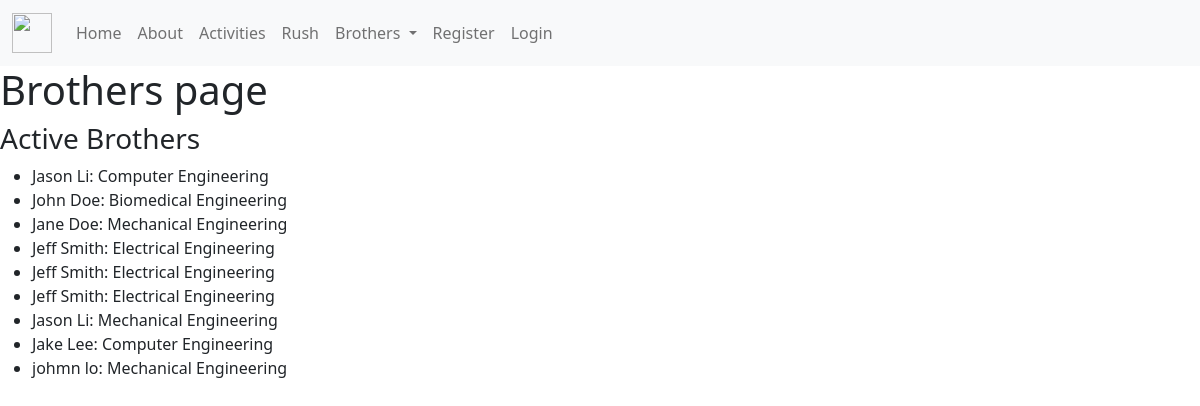
Page /brothers/ on the committed database.
### brothers/models.py (models this page shows)
class Brother(models.Model):
    first_name = models.CharField(max_length=30, blank=False, null=False, default='')
    last_name = models.CharField(max_length=30, blank=False, null=False, default='')
    major = models.CharField(max_length=120, blank=False, null=False, default='')
    hometown = models.CharField(max_length=120, blank=True, null=False, default='')
    graduation_year = models.IntegerField()
    email = models.EmailField(max_length=254)

### pages/views.py (the view)
# urls.py: path('brothers/', brothers_view),
def brothers_view(request, *args, **kwargs):
    obj = Brother.objects.all()
    context = {
        'object': obj
    }
    return render(request, "brothers.html", context)

### templates/brothers.html
{% extends 'base.html' %}
{% block content %}
<h1>Brothers page</h1>
<h3>Active Brothers</h3>
<ul>
    {% for i in object %}
    <li>{{ i.first_name }} {{ i.last_name }}: {{ i.major }}</li>
    {% endfor %}
</ul>
{% endblock %}

### templates/base.html (shortened to what this page needs)
<!doctype html>
<html lang="en">
  <head>
    <link href="https://cdn.jsdelivr.net/npm/bootstrap@5.2.0-beta1/dist/css/bootstrap.min.css" rel="stylesheet">
  </head>
  <body>
    {% include 'navbar.html' %}
    {% block content %}{% endblock %}
  </body>
</html>

### templates/navbar.html (shortened to what this page needs)
<nav class="navbar navbar-expand-lg bg-light">
  <div class="container-fluid">
    <a class="navbar-brand" href="/"><img src="https://thetatau.org/wp-content/uploads/2020/07/ThetaTauLogo.png" width="40" height="40" alt=""></a>
    <div class="collapse navbar-collapse" id="navbarNavDropdown">
      <ul class="navbar-nav">
        <li class="nav-item">
          <a class="nav-link" href="/">Home</a>
        </li>
        <li class="nav-item">
          <a class="nav-link" href="/about/">About</a>
        </li>
        <li class="nav-item">
          <a class="nav-link" href="/activities/">Activities</a>
        </li>
        <li class="nav-item">
          <a class="nav-link" href="/rush/">Rush</a>
        </li>
        <li class="nav-item dropdown">
          <a class="nav-link dropdown-toggle" href="#" id="navbarDropdownMenuLink" role="button" data-bs-toggle="dropdown" aria-expanded="false">
            Brothers
          </a>
        </li>
        <li class="nav-item">
          <a class="nav-link" href="/register/">Register</a>
        </li>
        <li class="nav-item">
          <a class="nav-link" href="/login/">Login</a>
        </li>
      </ul>
    </div>
  </div>
</nav>

### rows in the picture
Brother: first_name "Jason", last_name "Li", major "Computer Engineering"
Brother: first_name "John", last_name "Doe", major "Biomedical Engineering"
Brother: first_name "Jane", last_name "Doe", major "Mechanical Engineering"
Brother: first_name "Jeff", last_name "Smith", major "Electrical Engineering"
Brother: first_name "Jeff", last_name "Smith", major "Electrical Engineering"
Brother: first_name "Jeff", last_name "Smith", major "Electrical Engineering"
Brother: first_name "Jason", last_name "Li", major "Mechanical Engineering"
Brother: first_name "Jake", last_name "Lee", major "Computer Engineering"
Brother: first_name "johmn", last_name "lo", major "Mechanical Engineering"
